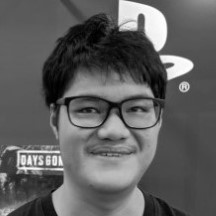
#> input picture davidFace(square).jpg, 216 x 216 px
$ jupyter execute pointProcessing.ipynb
#> lines starting #> are read from the running program, lines starting #| are printed output that depends on the picture
[cell 1]
from skimage import io
import matplotlib.pyplot as plt


img = io.imread('davidFace(square).jpg')
#> img is the input picture: shape (216, 216); min 0, max 255, mean 95.1
io.imshow(img)

[cell 2]
y=img-128
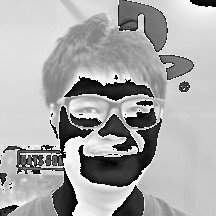
#> y: shape (216, 216); min 0, max 255, mean 169.1
y[y<0]=0
io.imshow(y)

[cell 3]
#所有值除以2
y = img/2
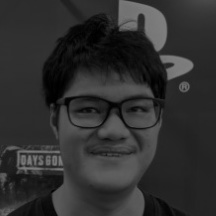
#> y: shape (216, 216) float64; min 0, max 127.5, mean 47.6
io.imshow(y,cmap='gray')

[cell 4]
y = img*2
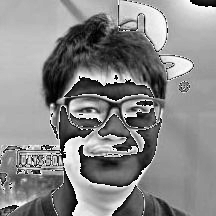
#> y: shape (216, 216); min 0, max 254, mean 136.2
#對於大於255的 設成255
y[y>255]=255
io.imshow(y)

[cell 5]
y = 255-img
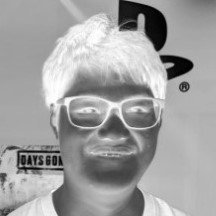
#> y: shape (216, 216); min 0, max 255, mean 159.9
io.imshow(y,cmap='gray')

[cell 6]
import numpy as np
import matplotlib.pyplot as plt
#x軸
a = np.array([0, 100, 150, 255])
#y軸
b = np.array([40,100, 220, 255])
#定義一條線 (0~256),自動生成圖
lin = np.interp(range(256), a, b)
#0~256的每個點
x = range(256)
#秀出圖
f = plt.figure()
f.show(plt.plot(x,lin))
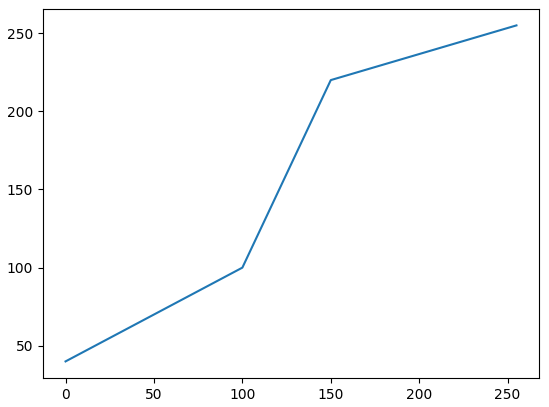
#> figure drawn by matplotlib, 1 panel; curve peaks at x = 255, y = 255

[cell 7]
#gamma處理
import  skimage.exposure as ex
gamma2Pic=ex.adjust_gamma(img,2)
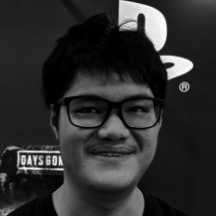
#> gamma2Pic: shape (216, 216); min 0, max 255, mean 45.4
io.imshow(gamma2Pic,cmap="gray")

[cell 8]
#生成直方圖
f= plt.figure()
#bins:切割數量
#flatten:把二維陣列轉成一維
f.show(plt.hist(gamma2Pic.flatten(), bins =256))
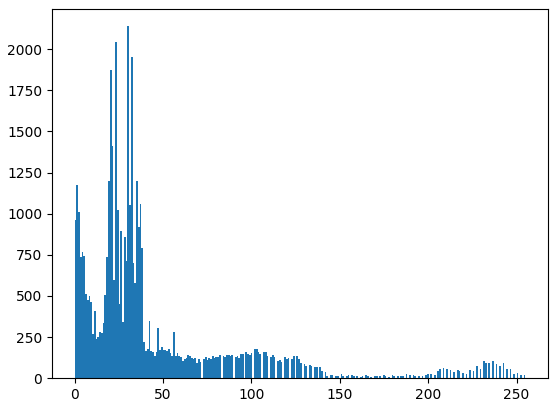
#> figure drawn by matplotlib, 1 panel; tallest bar 2140 high, from x = 29.88 to 30.88

[cell 9]
#直方圖等化
cal = ex.equalize_hist(gamma2Pic)
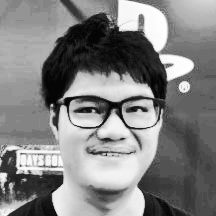
#> cal: shape (216, 216) float64; min 0.0206, max 1, mean 0.509
io.imshow(cal)
f= plt.figure()
f.show(plt.hist(cal.flatten(), bins =256))
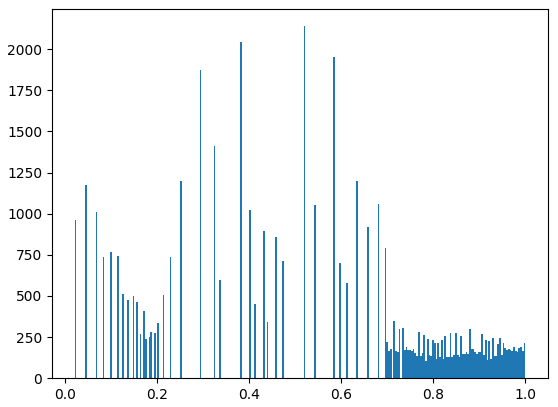
#> figure drawn by matplotlib, 1 panel; tallest bar 2140 high, from x = 0.518 to 0.522

$ run again, with bone.jpg copied over davidFace(square).jpg
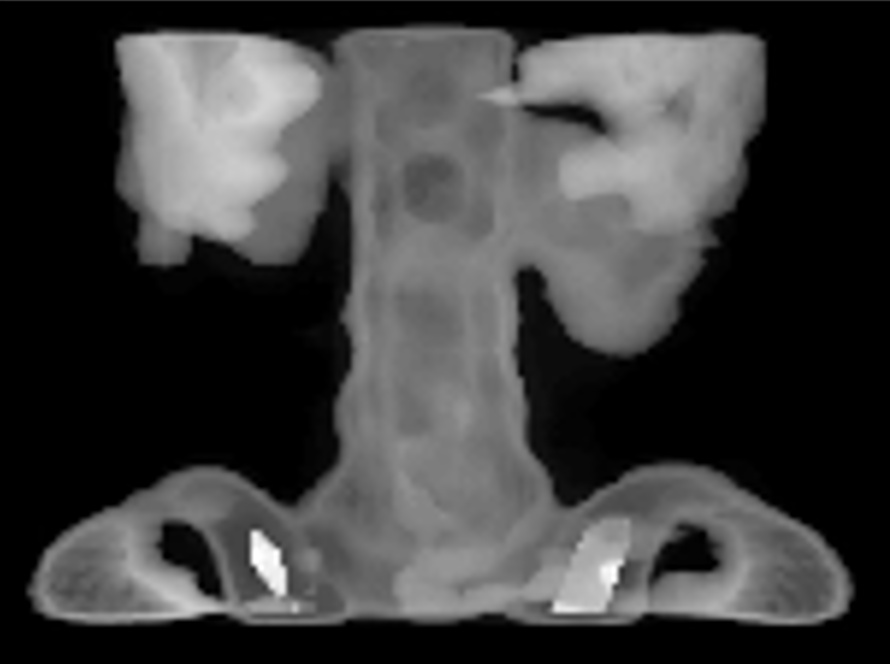
#> input picture bone.jpg, 890 x 664 px
#> img is the input picture: shape (664, 890); min 0, max 255, mean 61.6
#> `f.show(plt.hist(gamma2Pic.flatten(), bins =256))`:
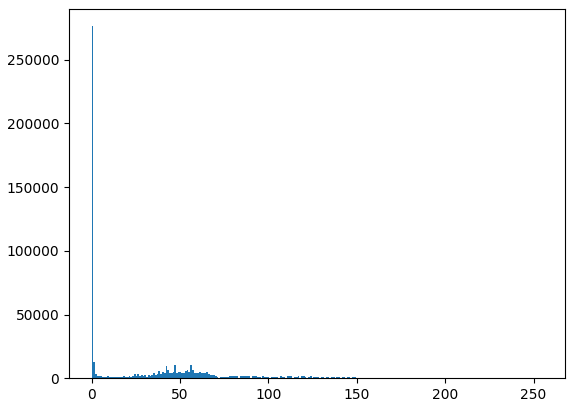
#> figure drawn by matplotlib, 1 panel; tallest bar 276321 high, from x = 0 to 0.996
#> `cal = ex.equalize_hist(gamma2Pic)`:
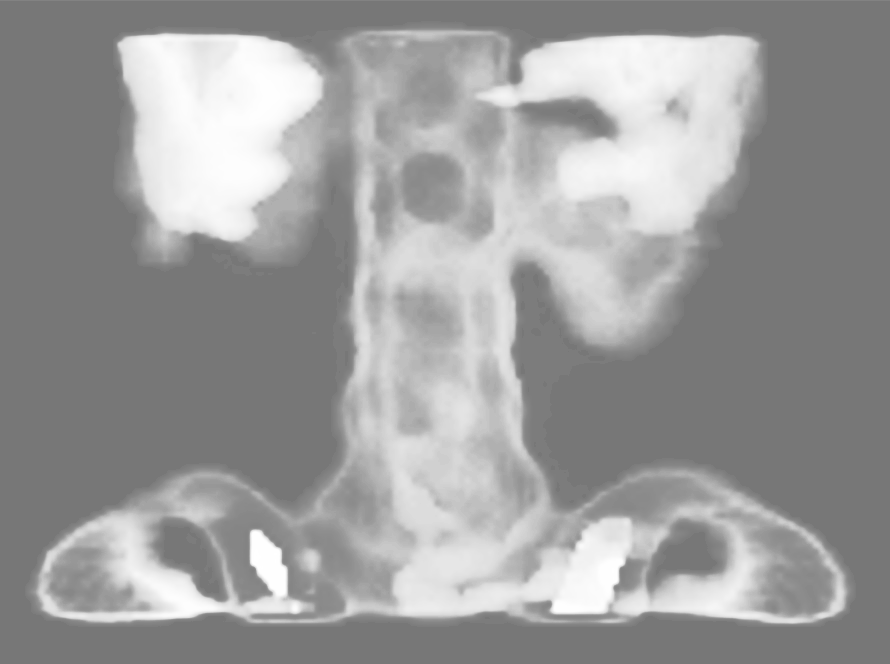
#> cal: shape (664, 890) float64; min 0.468, max 1, mean 0.611
